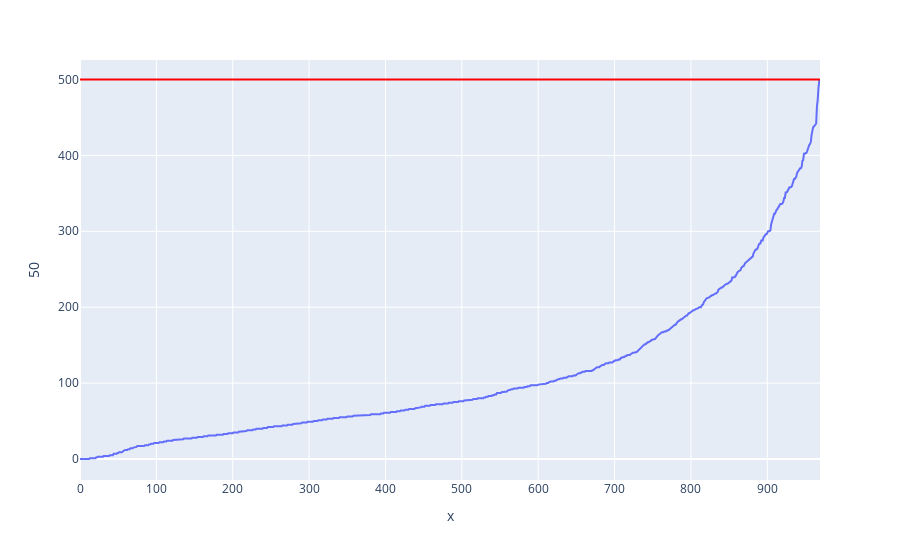

Write notebook code for a chart like this one.
### Code cell
df_check = df_valid_users['50'].to_frame()
df_check.sort_values(by = '50', inplace=True)
fig = px.line(df_check, x = range(df_check.shape[0]), y = '50')
fig.add_hline(500, line_color = 'red')
fig.show()

### Figure 1 — Plotly figure (JSON) as saved in the notebook; plotly's stock layout.template omitted (floating-point values rounded to 4 significant figures; data arrays with more than 128 entries replaced by an {"elided": "..."} marker saying what was removed)
{"data": [{"hovertemplate": "x=%{x}<br>50=%{y}<extra></extra>", "legendgroup": "", "line": {"color": "#636efa", "dash": "solid"}, "marker": {"symbol": "circle"}, "mode": "lines", "name": "", "orientation": "v", "showlegend": false, "type": "scatter", "x": {"elided": "970 int values"}, "xaxis": "x", "y": {"elided": "970 int values"}, "yaxis": "y"}], "layout": {"legend": {"tracegroupgap": 0}, "margin": {"t": 60}, "shapes": [{"line": {"color": "red"}, "type": "line", "x0": 0, "x1": 1, "xref": "x domain", "y0": 500, "y1": 500, "yref": "y"}], "xaxis": {"anchor": "y", "domain": [0, 1], "title": {"text": "x"}}, "yaxis": {"anchor": "x", "domain": [0, 1], "title": {"text": "50"}}}}
